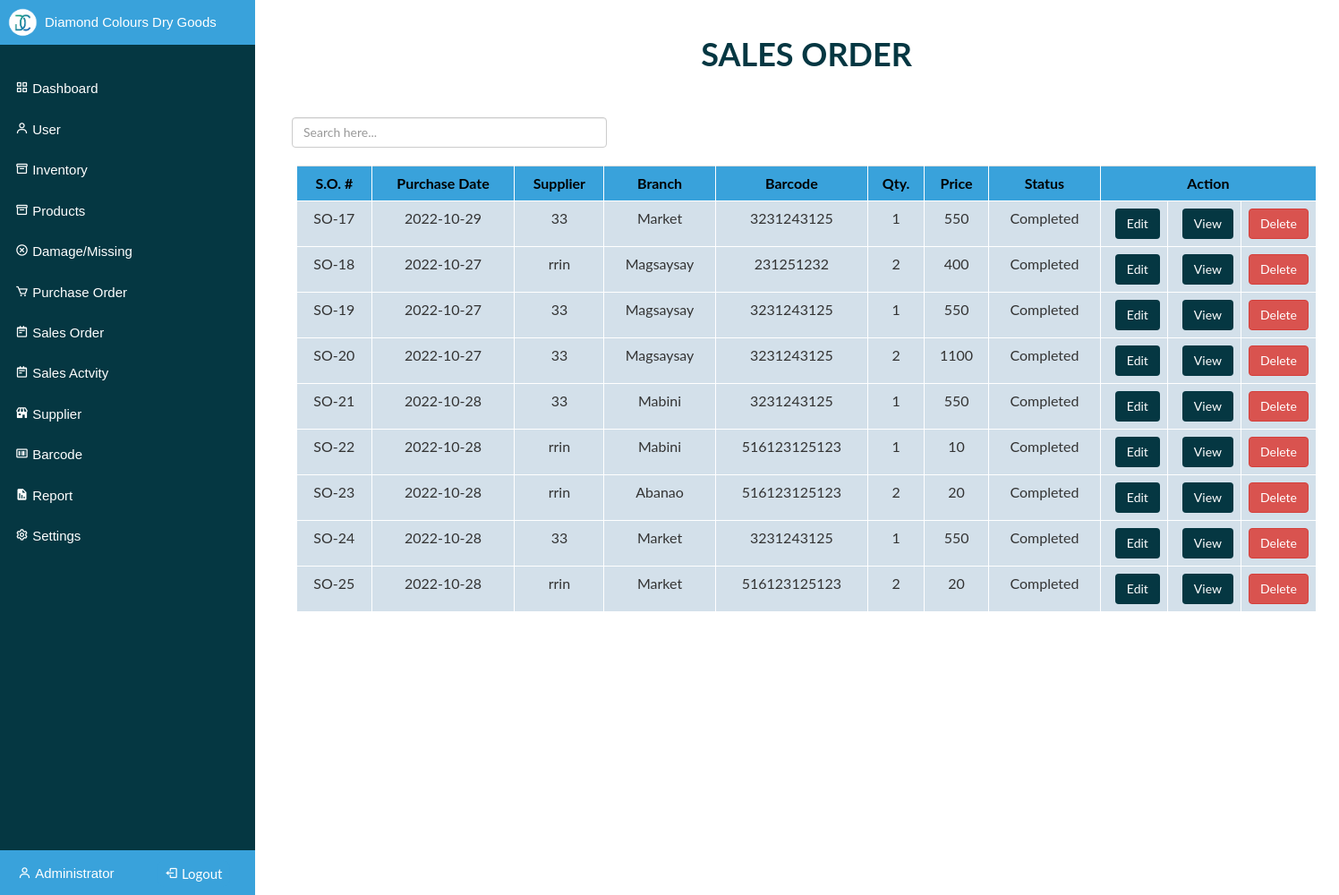
The app's page /admin/sales_order.php with its own data.
### tables this page shows
CREATE TABLE `sales_order` (
  `purchase_id` int(255) NOT NULL,
  `barcode` bigint(20) NOT NULL,
  `purchase_date` date NOT NULL DEFAULT current_timestamp(),
  `purchase_quantity` int(255) NOT NULL,
  `product_price` int(11) NOT NULL,
  `supplier_name` varchar(60) NOT NULL,
  `branch_id` int(5) NOT NULL,
  `status` int(60) NOT NULL
);

### admin/sales_order.php (the view, shortened to what this page needs)
<html lang="en" dir="ltr">
<head>
	<link rel="stylesheet" href="css/sales_order.css">
	<link href='https://unpkg.com/boxicons@2.1.2/css/boxicons.min.css' rel='stylesheet'>
	<link rel="stylesheet" href="https://cdnjs.cloudflare.com/ajax/libs/font-awesome/4.7.0/css/font-awesome.min.css">
	<link href='https://maxcdn.bootstrapcdn.com/bootstrap/3.3.7/css/bootstrap.min.css' rel='stylesheet' type='text/css'>
    </head>
</head>
<body>
	<div class="sidebar">
		<div class="logo_content" style="background-color: #39A2DB;">
			<div class="logo">
				<img src="../images/DCDG.png" alt="DCDG">
				<div class="logo_name">Diamond Colours Dry Goods</div>
			</div>
		</div><br>
		<div class= "nav_list">
			<a href="admin_dashboard.php">
				<i class='bx bx-grid-alt'></i>
				<span class="links_name">Dashboard</span>
			</a>
			<a href="employee_accounts.php">
				<i class='bx bx-user'></i>
				<span class="links_name">User</span>
			</a>
			<a href="branch_inventory.php">
				<i class='bx bx-box'></i>
				<span class="links_name">Inventory</span>
			</a>
			<a href="products.php">
				<i class='bx bx-box'></i>
				<span class="links_name">Products</span>
			</a>
			<a href="damage_list.php">
				<i class='bx bx-x-circle'></i>
				<span class="links_name">Damage/Missing</span>
			</a>
			<a href="purchase_order.php">
				<i class='bx bx-cart'></i>
				<span class="links_name">Purchase Order</span>
			</a>
			<a href="sales_order.php">
				<i class='bx bx-notepad'></i>
				<span class="links_name">Sales Order</span>
			</a>
			<a href="sales_activity.php">
				<i class='bx bx-notepad'></i>
				<span class="links_name">Sales Actvity</span>
			</a>
			<a href="suppliers.php">
				<i class='bx bxs-store'></i>
				<span class="links_name">Supplier</span>
			</a>
			<a href="barcode.php">
				<i class='bx bx-barcode' ></i>
				<span class="links_name">Barcode</span>
			</a>
			<a href="reports.php">
				<i class='bx bxs-report' ></i>
				<span class="links_name">Report</span>
			</a>
			<a href="admin_settings.php">
				<i class='bx bx-cog'></i>
				<span class="links_name">Settings</span>
			</a>
		</div>
		<div class="profile_content">
			<div class="profile">
				<div class="profile_details">
					<i class='bx bx-user'></i>
					<div class="job">
						<div class="job_position">&nbsp;Administrator</div>
					</div>
				</div>
				<a href="includes/logout.php"><i class='bx bx-log-out' id="log_out"><span>&nbsp;Logout</span></i></a>
			</div>
		</div>
	</div>
	<div class="content"><br>
		<div class="container">
			<h1 class="display-5 font-weight-bold text-center" style="color: #053742;"><b>SALES ORDER</b></h1>
		</div><br><br>
		<div class="container search-table">
			<div class="search-box" style='width: 30%'>
				<div class="row">
					<div >
						<input type="text" id="myInput" onkeyup="myFunction()" class="form-control" placeholder="Search here..." name="search">
					</div>
				</div>
			</div>
		</div><br>
		<?php include "config2.php"; ?>
		<div class='container table-responsive-lg'>
			<table border='1'  class="table table-bordered">
				<thead>
					<tr>
						<th>S.O. #</th>
						<th>Purchase Date</th>
						<th>Supplier</th>
						<th>Branch</th>
						<th>Barcode</th>
						<th>Qty.</th>
						<th>Price</th>
                        <th>Status</th>
						<th style='width: 15%' colspan="3">Action</th>
					</tr>
				</thead>
				<tbody id="myTable">
					<?php
					$query = "SELECT * FROM sales_order";
					$result = mysqli_query($con, $query);
					while ($row = mysqli_fetch_assoc($result)) {
						$purchase_ID = $row["purchase_id"];
						$purchase_date = $row["purchase_date"];
						$supplier_name = $row["supplier_name"];
						$branch_id = $row["branch_id"];
						$product_name = $row["barcode"];
						$purchase_quantity = $row["purchase_quantity"];
						$product_price = $row["product_price"];
                        $status = $row["status"];
						?>
						<tr>
							<td scope='row' class=' text-center'>SO-<?= $purchase_ID ?></td>
							<td scope='row' class=' text-center'><?= $purchase_date ?></td>
							<td scope='row' class=' text-center'><?= $supplier_name ?></td>
							<td scope='row' class=' text-center'><?php
                            if($branch_id == 1) {
                                echo "Mabini";
                            } elseif ($branch_id == 2) {
                                echo "Abanao";
                            } elseif ($branch_id == 3) {
                                echo "Magsaysay";
                            } elseif ($branch_id == 4) {
                                echo "Market";
                            }
                            ?></td>
                            <td scope='row' class=' text-center'><?= $product_name ?></td>
                            <td scope='row' class=' text-center'><?= $purchase_quantity ?></td>
                            <td scope='row' class=' text-center'><?= $product_price ?></td>
                            <td scope='row' class=' text-center'>
                                <?php
                                if($status == 1) {
									echo "Received";
                                }elseif ($status == 2) {
									echo "Completed";
                                }
                                ?>
                            </td>
							<?php
								echo "<td class=' text-center'>", "<a href='edit_sales_status.php?purchase_id=" . $row["purchase_id"] . "'>", "<button class='add-btn btn '>Edit</button>","</a>","</td>";
								?>
								<?php
								echo "<td class=' text-center'>", "<a href='print_sales_order.php?purchase_id=" . $row["purchase_id"] . "'>", "<button class='add-btn btn '>View</button>","</a>","</td>";
								?>
							<td align='center'>
									<button class='delete btn btn-danger' id='del_<?= $id ?>' data-id='<?= $id ?>' >Delete</button>
							</td>
						</tr>
							<?php
						}
						?>
					</tbody>
				</table>
			</div><br>
		</body>
		</html>

### admin/css/sales_order.css (style rules this page uses)
body { margin: 0; font-family: "Lato", sans-serif; }
div.content { margin-left: 300px; padding: 1px 16px; height: 1000px; }
.table { width: 100%; }
.table thead { background-color: #39A2DB; }
.table tbody { background-color: #D3E0EA; text-align: center; font-size: 16px; }
.table thead tr th { font-size: 16px; font-weight: medium; color: black; opacity: 2; padding: 12px; vertical-align: top; border: 1px solid #dee2e685; text-align: center; }
table.table-bordered > thead > tr > th { border: 1px solid; border-color:white; }
table.table-bordered > tbody > tr > td { border: 1px solid; border-color:white; }
.add-btn { background-color: #053742; color: white; border: none; cursor: pointer; border-radius: 5px; padding: 10px; margin-left: 8px; }

### admin/sales_order.php (style rules this page uses)
body { margin: 0; font-family: "Lato", sans-serif; }
div.content { margin-left: 300px; padding: 1px 16px; height: 1000px; }
.sidebar { margin: 0; padding: 0; width: 285px; background: #053742; position: fixed; height: 100%; overflow: hidden; font-size: 15px; font-family: "Arial", sans-serif; z-index:10; }
.sidebar a { display: block; color: white; padding: 12px; text-decoration: none; transition:all 0.3s ease; }
.sidebar .nav_list { padding: 5px; border-radius: 12px; }
.sidebar .logo_content .logo { color: #fff; display: flex; height: 50px; width: 90%; align-items: center; opacity: 1; pointer-events: none; transition:all 0.5s ease; }
.sidebar .logo_content .logo img { height: 50px; }
.logo_content .logo .logo_name { font-size: :108px; font-weight: 400; }
.sidebar .profile_content { position: absolute; color: #fff; bottom: 0; left:0; width: 100%; height: 50px; }
.sidebar .profile_content .profile { position: relative; padding: 15px 20px; height: 50px; background: #39A2DB; transition: all 0.4s ease; }
.profile_content .profile .profile_details { display: flex; align-items: center; opacity: 1; pointer-events: none; white-space: nowrap; font-family: "Arial", sans-serif; }
.profile .profile_details .job { font-size: 15px; font-weight: 400; }
.profile a #log_out { position: absolute; transform:translateX(-30%); left: 200px; bottom: 9px; padding: 0px 3%; min-width: 70px; line-height: 30px; font-size: 15px; border-radius:8px; text-align: center; transition: all 0.4s ease; background: #39A2DB; text-decoration: none; color:white; }
.profile a #log_out span { font-family: "Lato", sans-serif; }
.row { margin: 0 -5px; text-align: center; }
.row:after { content: ""; display: table; clear: both; }

### records on screen
sales_order: purchase_id "17", purchase_date "2022-10-29", supplier_name "33", branch_id "Market", barcode "3231243125", purchase_quantity "1", product_price "550", status "Completed"
sales_order: purchase_id "18", purchase_date "2022-10-27", supplier_name "rrin", branch_id "Magsaysay", barcode "231251232", purchase_quantity "2", product_price "400", status "Completed"
sales_order: purchase_id "19", purchase_date "2022-10-27", supplier_name "33", branch_id "Magsaysay", barcode "3231243125", purchase_quantity "1", product_price "550", status "Completed"
sales_order: purchase_id "20", purchase_date "2022-10-27", supplier_name "33", branch_id "Magsaysay", barcode "3231243125", purchase_quantity "2", product_price "1100", status "Completed"
sales_order: purchase_id "21", purchase_date "2022-10-28", supplier_name "33", branch_id "Mabini", barcode "3231243125", purchase_quantity "1", product_price "550", status "Completed"
sales_order: purchase_id "22", purchase_date "2022-10-28", supplier_name "rrin", branch_id "Mabini", barcode "516123125123", purchase_quantity "1", product_price "10", status "Completed"
sales_order: purchase_id "23", purchase_date "2022-10-28", supplier_name "rrin", branch_id "Abanao", barcode "516123125123", purchase_quantity "2", product_price "20", status "Completed"
sales_order: purchase_id "24", purchase_date "2022-10-28", supplier_name "33", branch_id "Market", barcode "3231243125", purchase_quantity "1", product_price "550", status "Completed"
sales_order: purchase_id "25", purchase_date "2022-10-28", supplier_name "rrin", branch_id "Market", barcode "516123125123", purchase_quantity "2", product_price "20", status "Completed"
